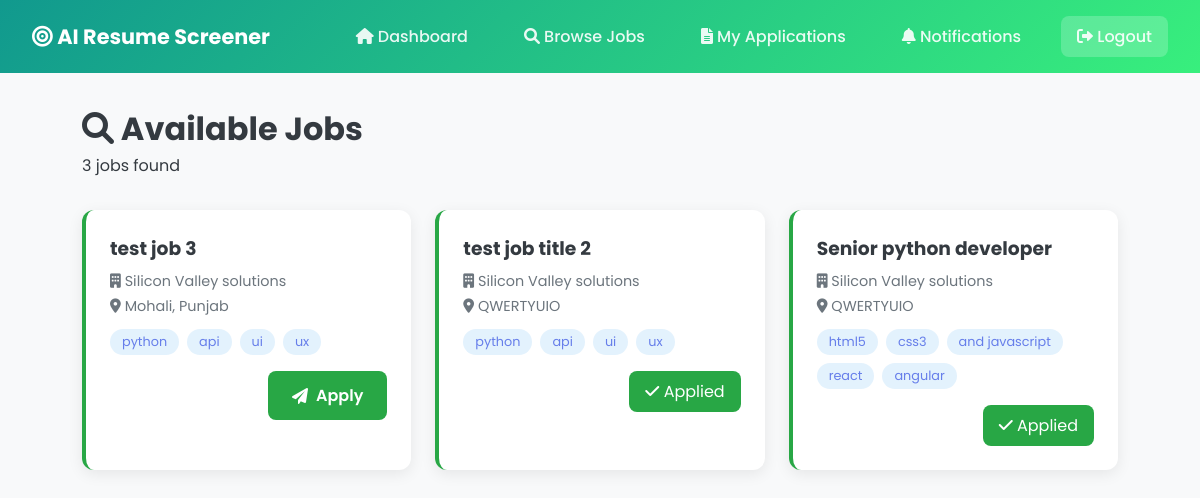
The page /applicant/jobs (signed in) on the database as committed earlier.
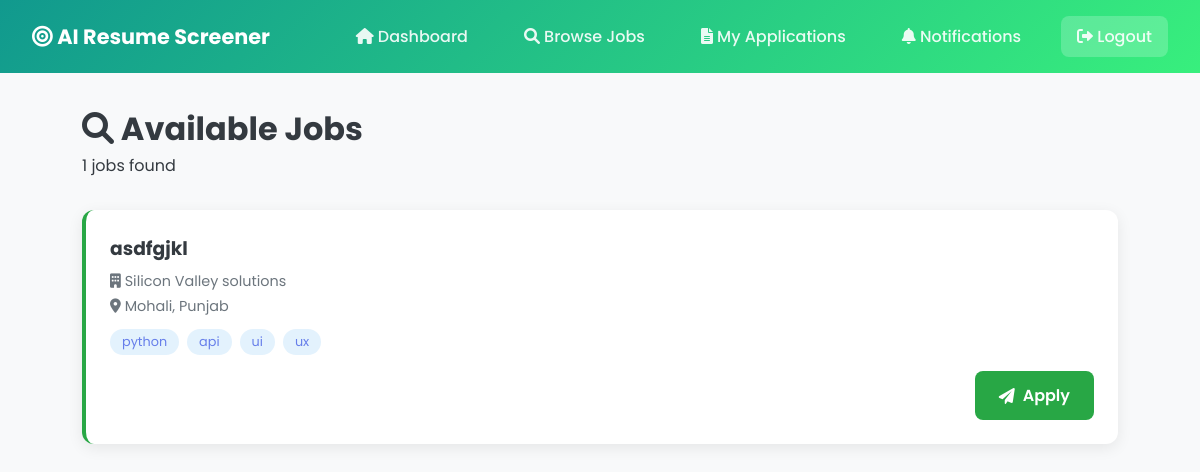
The same page on the database as committed later.
### tables this page shows
CREATE TABLE jobs (
            id INTEGER PRIMARY KEY AUTOINCREMENT,
            recruiter_id INTEGER,
            title TEXT,
            company TEXT,
            location TEXT,
            description TEXT,
            requirements TEXT,
            skills TEXT,
            experience INTEGER,
            salary TEXT,
            status TEXT DEFAULT 'active'
        );

### app.py (the view)
@app.route('/applicant/jobs')
def browse_jobs():
    if session.get('role') != 'applicant':
        return redirect(url_for('landing'))
    conn = get_db()
    jobs = conn.execute('SELECT * FROM jobs WHERE status=? ORDER BY id DESC', ('active',)).fetchall()
    applied = conn.execute('SELECT job_id FROM applications WHERE applicant_id=?',
                          (session['user_id'],)).fetchall()
    conn.close()
    applied_ids = set(a['job_id'] for a in applied)
    job_list = []
    for j in jobs:
        job = dict(j)
        job['skills'] = json.loads(str(job['skills']) if job['skills'] else '[]')
        job_list.append(job)
    return render_template('browse_jobs.html', jobs=job_list, applied_ids=applied_ids)

### app.py (called while the page is built)
def get_db():
    conn = sqlite3.connect(DATABASE)
    conn.row_factory = sqlite3.Row
    return conn

### templates/browse_jobs.html (shortened to what this page needs)
<!DOCTYPE html>
<html lang="en">
<head>
    <link rel="stylesheet" href="{{ url_for('static', filename='style.css') }}">
    <link rel="stylesheet" href="https://cdnjs.cloudflare.com/ajax/libs/font-awesome/6.0.0/css/all.min.css">
</head>
<body>
    <nav class="navbar applicant-nav">
        <div class="nav-brand"><i class="fas fa-bullseye"></i> AI Resume Screener</div>
        <div class="nav-links">
            <a href="{{ url_for('applicant_dashboard') }}"><i class="fas fa-home"></i> Dashboard</a>
            <a href="{{ url_for('browse_jobs') }}"><i class="fas fa-search"></i> Browse Jobs</a>
            <a href="{{ url_for('my_applications') }}"><i class="fas fa-file-alt"></i> My Applications</a>
            <a href="{{ url_for('notifications') }}"><i class="fas fa-bell"></i> Notifications</a>
            <a href="{{ url_for('logout') }}" class="btn-logout"><i class="fas fa-sign-out-alt"></i> Logout</a>
        </div>
    </nav>
    <div class="container">
        <h1><i class="fas fa-search"></i> Available Jobs</h1>
        <p style="margin-bottom: 2rem;">{{ jobs|length }} jobs found</p>
        {% if jobs %}
        <div class="jobs-grid">
            {% for job in jobs %}
            <div class="job-listing">
                <h3>{{ job.title }}</h3>
                <p><i class="fas fa-building"></i> {{ job.company }}</p>
                <p><i class="fas fa-map-marker-alt"></i> {{ job.location or 'Remote' }}</p>
                <div class="skill-tags">
                    {% for s in job.skills[:5] %}<span class="tag">{{ s }}</span>{% endfor %}
                </div>
                <div class="job-footer">
                    {% if job.id in applied_ids %}
                    <span class="applied-badge"><i class="fas fa-check"></i> Applied</span>
                    {% else %}
                    <a href="{{ url_for('apply_job', job_id=job.id) }}" class="btn btn-success">
                        <i class="fas fa-paper-plane"></i> Apply
                    </a>
                    {% endif %}
                </div>
            </div>
            {% endfor %}
        </div>
        {% else %}
        <div class="empty-state">
            <i class="fas fa-inbox"></i>
            <p>No jobs available.</p>
        </div>
        {% endif %}
    </div>
</body>
</html>

Rows that differ between the two databases and show on the page:
removed jobs: title "test job 3", company "Silicon Valley solutions", location "Mohali, Punjab", 5 "python" "api" "ui" "ux"
removed jobs: title "test job title 2", company "Silicon Valley solutions", location "QWERTYUIO", 5 "python" "api" "ui" "ux", shows "Applied"
removed jobs: title "Senior python developer", company "Silicon Valley solutions", location "QWERTYUIO", 5 "html5" "css3" "and javascript" "react" "angular", shows "Applied"
added jobs: title "asdfgjkl", company "Silicon Valley solutions", location "Mohali, Punjab", 5 "python" "api" "ui" "ux"
Other text that changed with them:
{{ jobs|length }}: "3" → "1"
